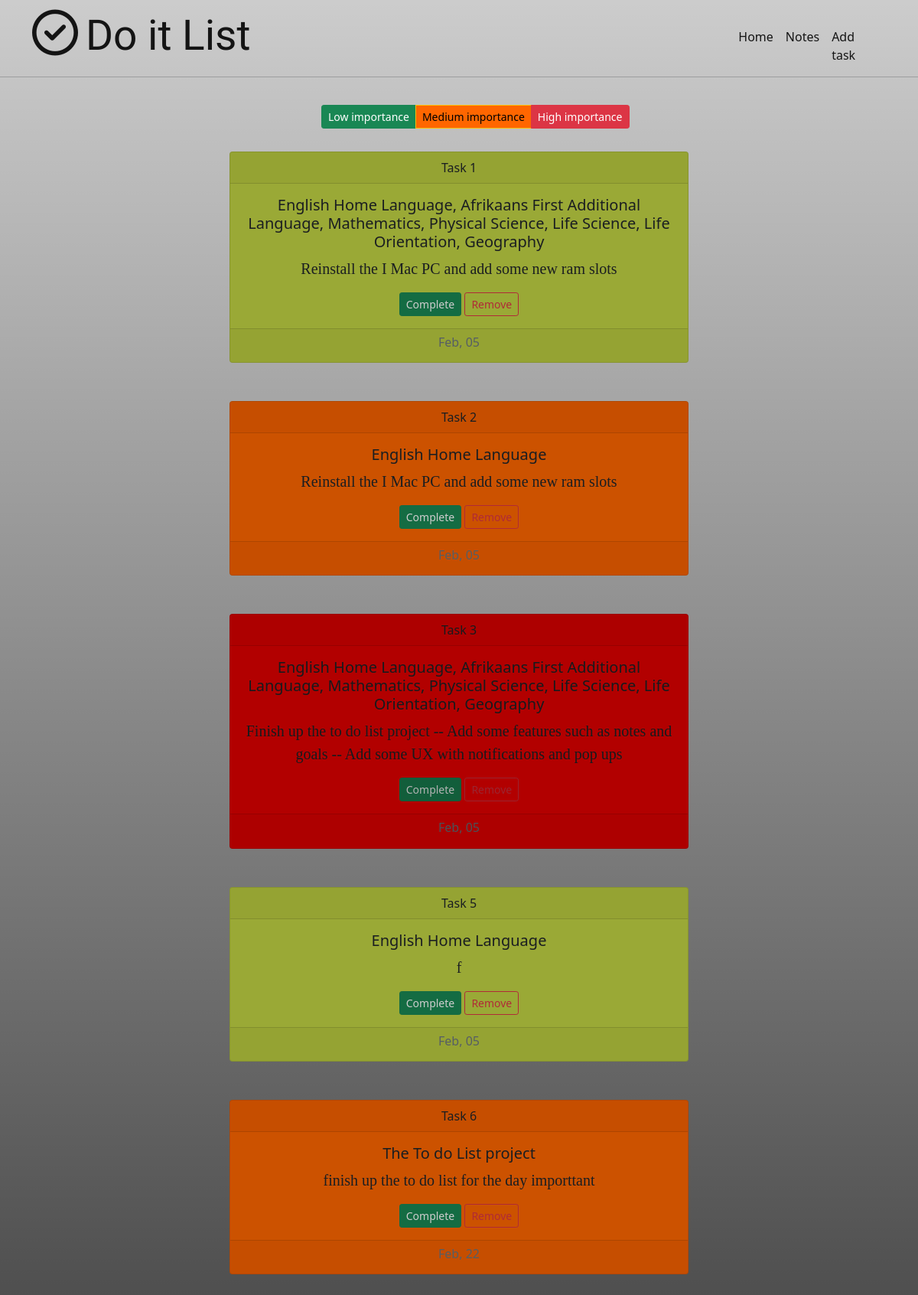
The page / on the database its author committed.
### main.py (models this page shows)
class Tasks(db.Model):
    id = db.Column(db.Integer, primary_key=True)
    task_heading = db.Column(db.String)
    task_details = db.Column(db.String)
    task_date = db.Column(db.String)
    task_importance = db.Column(db.String)

### main.py (the view, shortened to what this page needs)
@app.route("/", methods=['GET', "POST"])
def home():
    all_tasks = Tasks.query.all()
    if request.args.get("task"):
        task = Tasks.query.filter_by(id=int(request.args.get("task")) + 1).all()
        db.session.delete(task)
        db.session.commit()
        return redirect(url_for('home'))
    return render_template("index.html", all_tasks=all_tasks)

### templates/index.html (shortened to what this page needs)
<!DOCTYPE html>
<html lang="en">
<head>
    <link rel="stylesheet" href="static/stylesheet.css">
    <link href="https://cdn.jsdelivr.net/npm/bootstrap@5.1.3/dist/css/bootstrap.min.css" rel="stylesheet">
</head>
<body>
    <section>
        <nav class="navbar navbar-light navbar-expand-lg">
  <div class="container">
    <a class="navbar-brand" href="#">
      <i class="far fa-check-circle fa-3x"></i><h4 class="d-inline-block">Do it List</h4>
    </a>
    <div class="collapse navbar-collapse" id="navbarNavAltMarkup">
      <div class="navbar-nav">
        <a class="nav-link active" aria-current="page" href="{{(url_for('.home'))}}">Home</a>
        <a class="nav-link active" href="{{(url_for('notes_tab'))}}">Notes</a>
        <a class="nav-link active" href="{{(url_for('add_task'))}}">Add task</a>
      </div>
    </div>
  </div>
</nav>
        <hr style="
    margin-top: 0px;
">
    </section>
    <section>
        <div class="btn-group btn-group-sm" role="group" aria-label="Basic mixed styles example">
  <a type="button" class="btn btn-success" href="{{url_for('home', level='low')}}">Low importance</a>
  <a type="button" class="btn btn-warning" href="{{url_for('home', level='medium')}}">Medium importance</a>
  <a type="button" class="btn btn-danger" href="{{url_for('home', level='high')}}">High importance</a>
</div>
        {% for task in all_tasks %}
        <div class="to_do_list">
            {% if task.task_importance == "Low"%}
        <div class="card text-center" style="background-color: #C1D343; filter: brightness(0.80);">
            {% elif task.task_importance == "Medium"%}
        <div class="card text-center" style="background-color: #FF6600; filter: brightness(0.80);">
            {% elif task.task_importance == "High"%}
        <div class="card text-center" style="background-color: #FF0000; filter: brightness(0.70);">
            {% else %}
            <div class="card text-center">
            {% endif %}
            <div class="card-header">
    Task {{task.id}}
  </div>
      <div class="card-body">
    <h5 class="card-title">{{task.task_heading}}</h5>
    <p class="card-text">{{task.task_details}}</p>
    <a href="{{(url_for('home', complete=all_tasks.index(task)))}}" class="btn btn-success btn-sm">Complete</a>
      <a href="{{(url_for('remove', id=task.id))}}" type="button" class="btn btn-outline-danger btn-sm">Remove</a>
  </div>
  <div class="card-footer text-muted">
        <h6>{{task.task_date}}</h6>
  </div>
</div>
        </div>
    {% endfor %}
    </section>
    <section>
        <div id="notes">
            <h1 class="notes_heading"></h1>
        </div>
    </section>
</body>
</html>

### static/stylesheet.css (style rules this page uses)
h4 { font-family: 'Cookie', cursive; font-size: 55px !important; padding-left: 10px; }
.card-text { font-size: 20px; }
#navbarNavAltMarkup { padding-left: 55%; padding-top: 20px; }
a { font-size: 16px; }
.to_do_list { padding-top: 30px; padding-bottom: 20px; margin: auto; width: 50%; }
body { background-image: linear-gradient(rgba(0, 0, 0, 0.2), rgba(0, 0, 0, 0.7)),url("https://www.nicepng.com/png/detail/51-510804_colorful-backgrounds-png-colorful-background-design-png.png") }
.notes_heading { text-align: center; padding-top: 40px; font-size: 90px; font-family: 'Sedgwick Ave', cursive; color: Black; }
.btn-warning { background-color: #FF6600 !important; }
.btn-group { padding-left: 35%; padding-top: 20px; }
p { font-size: 3rem; font-weight: normal; font-family: "Reenie Beanie" }

### rows shown on the page
Tasks: id "1", task_heading "English Home Language, Afrikaans First Additional Language, Mathematics, Physical Science, Life Science, Life Orientation, Geography", task_details "Reinstall the I Mac PC and add some new ram slots", task_date "Feb, 05"
Tasks: id "2", task_heading "English Home Language", task_details "Reinstall the I Mac PC and add some new ram slots"
Tasks: id "3", task_heading "English Home Language, Afrikaans First Additional Language, Mathematics, Physical Science, Life Science, Life Orientation, Geography", task_details "Finish up the to do list project -- Add some features such as notes and goals -- Add some UX with notifications and pop ups", task_date "Feb, 05"
Tasks: id "5", task_heading "English Home Language", task_details "f", task_date "Feb, 05"
Tasks: id "6", task_heading "The To do List project", task_details "finish up the to do list for the day importtant"
